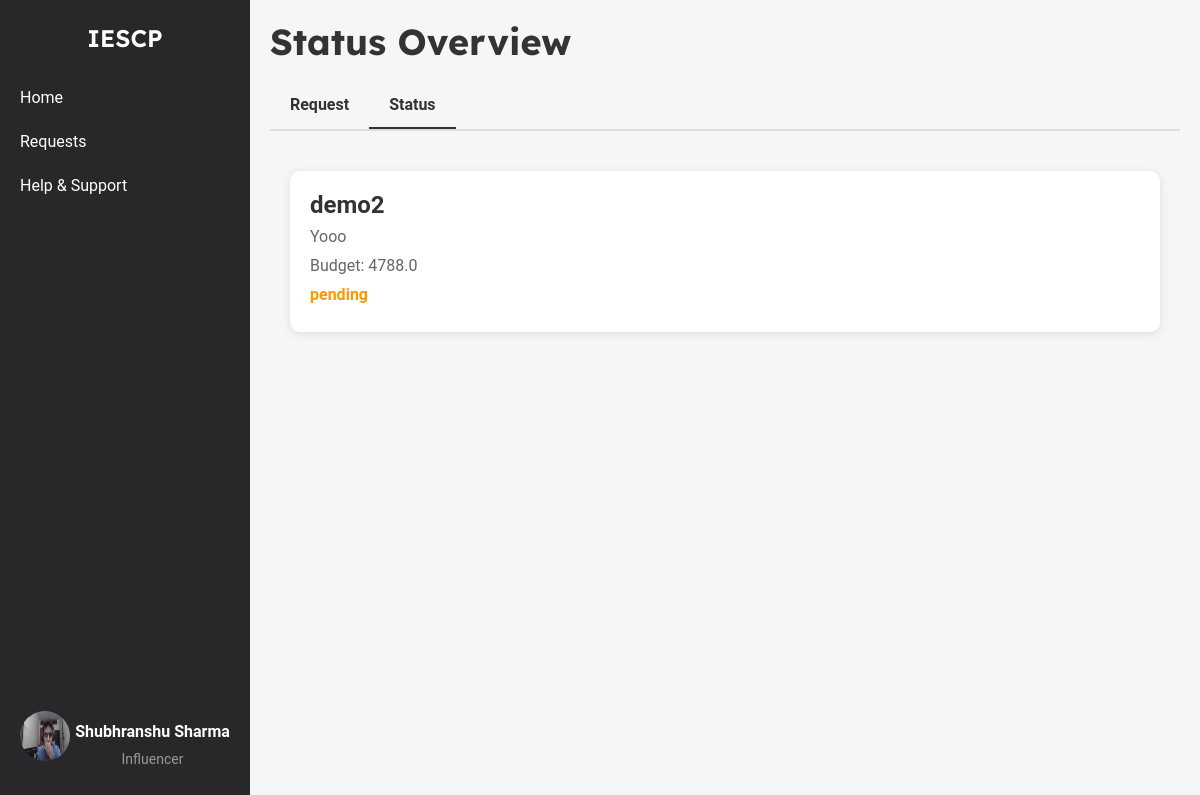
Before: /influencer/campaign/request_status (signed in) with the older database file.
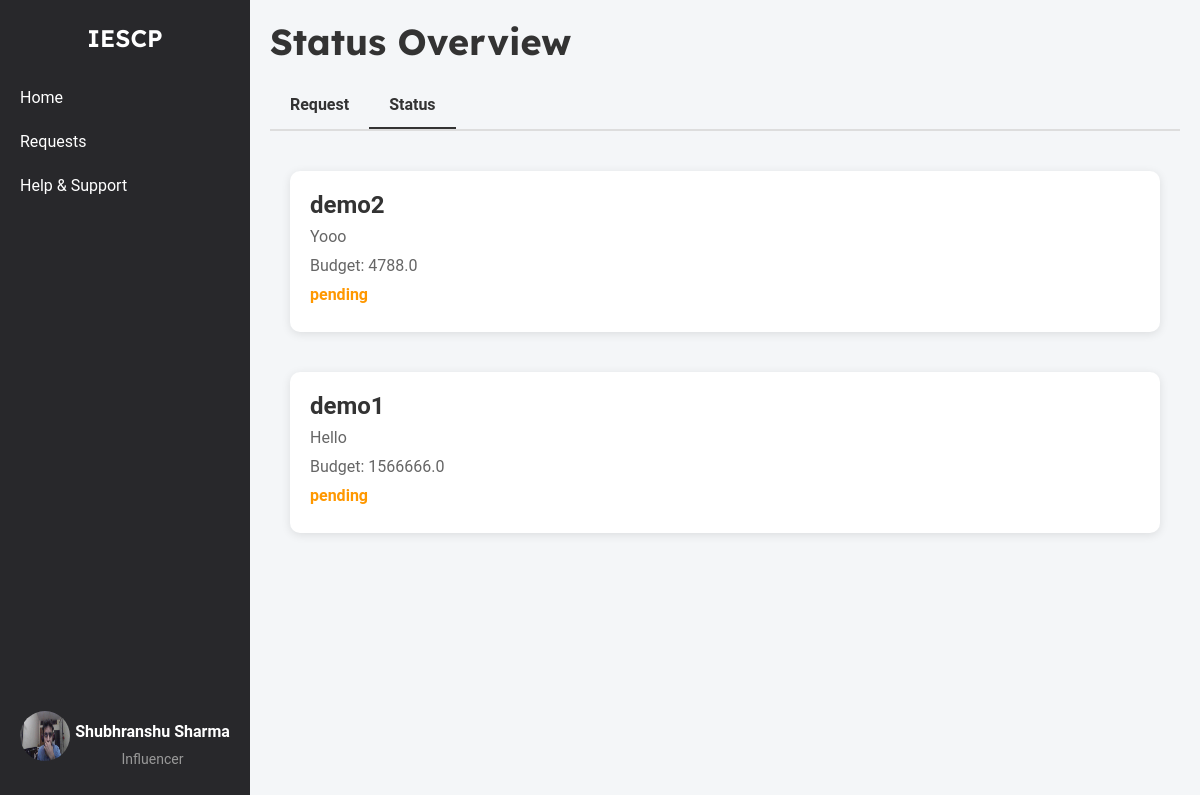
After: the same page with the newer database file.
### models.py (models this page shows, shortened)
class Influencer(db.Model):
    __tablename__ = 'influencers'
    id = db.Column(db.Integer, primary_key=True)
    name = db.Column(db.String(255), nullable=False)
    username = db.Column(db.String(255), unique=True, nullable=False)
    email = db.Column(db.String(255), unique=True, nullable=False)
    password_hash = db.Column(db.String(255), nullable=False)
    category = db.Column(db.String(255), nullable=False)
    interest = db.Column(db.String(255), nullable=False)
    reach = db.Column(db.Integer, nullable=False)
    social_media_links = db.Column(db.String(255), nullable=False)
    bio = db.Column(db.String(255), nullable=False)
    profile_picture = db.Column(db.String(255), nullable=False)
    campaigns = db.relationship('Campaign', secondary=influencer_campaign_association, back_populates='influencers')

class InterestedCampaigns(db.Model):
    __tablename__ = 'interested_campaigns'
    id = db.Column(db.Integer, primary_key=True)
    influencer_id = db.Column(
        db.Integer,
        db.ForeignKey('influencers.id', name='fk_influencer_id'),
        nullable=False
    )
    campaign_id = db.Column(
        db.Integer,
        db.ForeignKey('campaign.id', name='fk_campaign_id'),
        nullable=False
    )
    company_id = db.Column(
        db.Integer,
        db.ForeignKey('company.id', name='fk_company_id'),
        nullable=False
    )
    expressed_at = db.Column(db.DateTime, nullable=False, default=datetime.utcnow)
    status = db.Column(db.String(50), nullable=False, default='pending')
    influencer = db.relationship('Influencer', backref=db.backref('interested_campaigns', lazy=True))
    campaign = db.relationship('Campaign', backref=db.backref('interested_influencers', lazy=True))
    company = db.relationship('Company', backref=db.backref('company_interests', lazy=True))

class Campaign(db.Model):
    __tablename__ = 'campaign'
    id = db.Column(db.Integer, primary_key=True)
    title = db.Column(db.String(200), nullable=False)
    description = db.Column(db.Text, nullable=False)
    budget = db.Column(db.Float, nullable=False)
    start_date = db.Column(db.Date, nullable=False)
    end_date = db.Column(db.Date, nullable=False)
    company_id = db.Column(db.Integer, db.ForeignKey('company.id'), nullable=False)
    status = db.Column(db.String(50), nullable=False, default='pending')
    category = db.Column(db.String(255), nullable=False)
    created_at = db.Column(db.DateTime, nullable=False, default=datetime.utcnow)
    visibility = db.Column(db.String(50), nullable=False, default='public')
    influencers = db.relationship('Influencer', secondary=influencer_campaign_association, back_populates='campaigns')

### influencer_routes.py (the view)
@app.route('/influencer/campaign/request_status')
@influencer_auth_required
def request_status():
    user = Influencer.query.get(session['influencer_id'])
    interests = InterestedCampaigns.query.filter_by(influencer_id=user.id).all()
    return render_template('influencer_request_status.html', user=user, interests=interests)

### influencer_routes.py (called while the page is built)
def influencer_auth_required(func):
    @wraps(func)
    def func2(*args, **kwargs):
        if 'influencer_id' in session:
            return func(*args, **kwargs)
        else:
            flash("Please login first")
            return redirect(url_for('influencer_login'))
    return func2

### templates/influencer_request_status.html (shortened to what this page needs)
{% extends 'layout.html' %}
{% block content %}
    <div class="container-box">
        <div class="sidebar">
            <div class="logo">IESCP</div>
            <ul>
                <li><a href="{{ url_for('influencer_home') }}">Home</a></li>
                <li><a href="{{ url_for('influencer_requests') }}">Requests</a></li>
                <li><a href="#">Help & Support</a></li>
            </ul>
            <div class="profile">
                <a href="{{ url_for('influencer_dashboard') }}">
                    <img src="{{ url_for('static', filename='profile_upload/influencer/' + user.username + '/' + user.profile_picture) }}" alt="Profile Picture">
                    <div class="profile-name-category">
                        <span class="name">{{ user.name }}</span>
                        <span class="category">Influencer</span>
                    </div>
                </a>
            </div>
        </div>
        <div class="main-content">
            <h1>Status Overview</h1>
            <div class="tabs">
                <a href="{{ url_for('influencer_requests') }}" class="tab">Request</a>
                <a href="{{url_for('request_status')}}" class="tab active">Status</a>
            </div>
            <div class="status-list">
                {% for interest in interests %}
                <div class="status-item">
                    <h3>{{ interest.campaign.title }}</h3>
                    <p>{{ interest.campaign.description }}</p>
                    <p>Budget: {{ interest.campaign.budget }}</p>
                    <p class="status {{ interest.status|lower }}">{{ interest.status }}</p>
                </div>
                {% endfor %}
            </div>
        </div>
    </div>
{% endblock %}

### templates/layout.html (shortened to what this page needs)
<!DOCTYPE html>
<html lang="en">
<head>
    <link rel="stylesheet" href="https://cdn.jsdelivr.net/npm/bootstrap@5.3.3/dist/css/bootstrap.min.css">
</head>
<body>
    {% block content %}
    {% endblock %}
</body>
</html>

### templates/influencer_request_status.html (style rules this page uses)
body { font-family: 'Roboto', Arial, sans-serif; margin: 0; padding: 0; height: 100vh; background-color: #f4f6f8; }
.container-box { display: flex; width: 100%; }
a { text-decoration: none; color: whitesmoke; }
.sidebar { width: 250px; background-color: #28282B; color: white; display: flex; flex-direction: column; align-items: center; padding-top: 20px; position: fixed; top: 0; height: 100vh; overflow: auto; }
.sidebar .logo { font-size: 24px; font-weight: bold; margin-bottom: 20px; font-family: 'Lexend Deca', sans-serif; font-weight: 600; }
.sidebar ul { list-style-type: none; padding: 0; width: 100%; }
.sidebar ul li { width: 100%; }
.sidebar ul li a { display: block; padding: 10px 20px; color: white; text-decoration: none; }
.sidebar .profile { margin-top: auto; text-align: center; padding: 10px; }
.profile .name { font-size: 16px; font-weight: bold; color: white; }
.profile .category { font-size: 14px; color: #999; margin-top: 5px; }
.sidebar .profile img { width: 50px; height: 50px; border-radius: 50%; margin-bottom: 5px; }
.profile { display: flex; flex-direction: column; align-items: center; text-align: center; padding: 10px; margin-bottom: 20px; }
.profile a { display: flex; align-items: center; text-align: center; justify-content: center; gap: 5px; }
.profile-name-category { display: flex; flex-direction: column; align-items: center; text-align: center; justify-content: center; padding-top: 13px; }
.main-content { flex: 1; padding: 20px; margin-left: 250px; overflow-y: auto; }
.main-content h1 { font-size: 36px; font-weight: bold; font-family: 'Lexend Deca', sans-serif; color: #333; margin-bottom: 20px; }
.tabs { display: flex; border-bottom: 2px solid #ddd; margin-bottom: 20px; }
.tab { padding: 10px 20px; cursor: pointer; font-weight: bold; color: #333; border: none; background-color: transparent; }
.tab.active { border-bottom: 2px solid #333; }
.status-list { display: flex; flex-direction: column; align-items: center; justify-content: center; }
.status-item { background-color: white; padding: 20px; border-radius: 10px; box-shadow: 0 2px 10px rgba(0, 0, 0, 0.1); margin: 20px 0; width: calc(100% - 40px); max-width: 1000px; }
.status-item h3 { margin: 0; font-size: 24px; font-weight: bold; color: #333; }
.status-item p { margin: 5px 0; color: #666; }
.status-item .status { font-weight: bold; font-size: 16px; }
.status-item .status.pending { color: #ff9800; }

Changed rows visible on the page:
added InterestedCampaigns: campaign "demo1", campaign.description "Hello", campaign.budget "1566666.0", status "pending"
